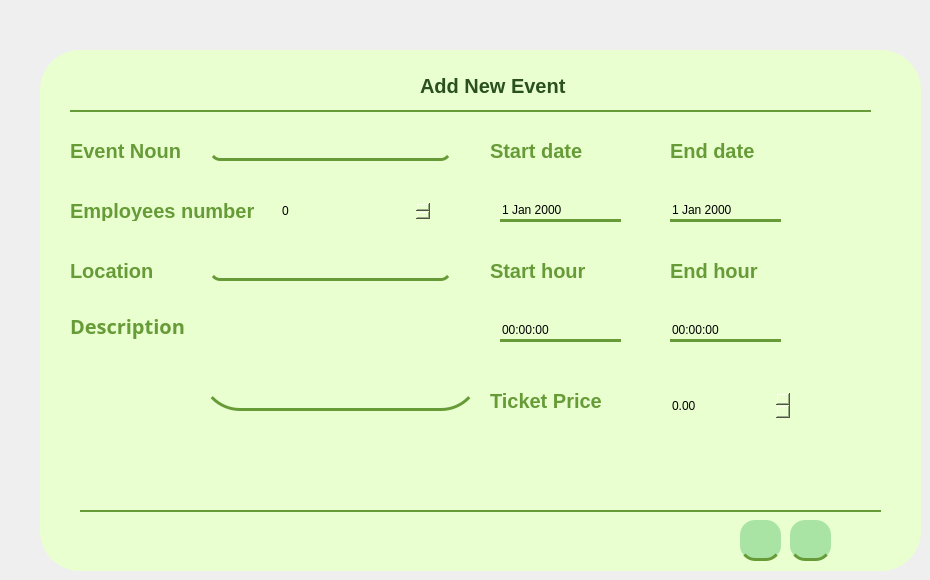
        <widget class="QWidget" name="page_20">
         <widget class="QWidget" name="widget_10" native="true">
          <property name="geometry">
           <rect>
            <x>40</x>
            <y>50</y>
            <width>881</width>
            <height>521</height>
           </rect>
          </property>
          <property name="styleSheet">
           <string notr="true">QWidget
{background-color:#E9FFD0;
border-radius: 40px;}</string>
          </property>
          <widget class="QLabel" name="description_ev">
           <property name="geometry">
            <rect>
             <x>30</x>
             <y>250</y>
             <width>171</width>
             <height>51</height>
            </rect>
           </property>
           <property name="font">
            <font>
             <family>Athiti</family>
             <pointsize>-1</pointsize>
             <weight>87</weight>
             <italic>false</italic>
             <bold>true</bold>
            </font>
           </property>
           <property name="styleSheet">
            <string notr="true">color: rgb(102, 155, 55);
font-family: 'Athiti';
font-style: normal;
font-weight: 700;
font-size: 20px;
background-color: none;</string>
           </property>
           <property name="text">
            <string>Description</string>
           </property>
          </widget>
          <widget class="QLineEdit" name="event_noun">
           <property name="geometry">
            <rect>
             <x>170</x>
             <y>80</y>
             <width>241</width>
             <height>31</height>
            </rect>
           </property>
           <property name="styleSheet">
            <string notr="true">QLineEdit
{
   border-bottom-color: rgb(170, 0, 0);
border:none;
background-color: rgba(247, 188, 85, 0);
border-bottom:3px solid #669B37;
    border-radius: 10px;
  
}</string>
           </property>
          </widget>
          <widget class="QPushButton" name="add_event">
           <property name="geometry">
            <rect>
             <x>750</x>
             <y>470</y>
             <width>41</width>
             <height>41</height>
            </rect>
           </property>
           <property name="styleSheet">
            <string notr="true">QPushButton{/* Rectangle 9 */

position: absolute;
width: 1200px;
height: 649px;

background: #A9E4A4;
border: none;

/* Events */

position: absolute;
width: 63px;
height: 32px;

font-family: 'Athiti';
font-style: normal;
font-weight: 700;
font-size: 20px;
line-height: 32px;
/* identical to box height */
text-align: center;

color: #2A501F;
border-radius:15px;
border-bottom:3px solid #669B37;
}

QPushButton:hover{
position: absolute;
width: 185px;
height: 56px;

background: #8BD086;
box-shadow: 0px 4px 4px rgba(0, 0, 0, 0.25);
}</string>
           </property>
           <property name="text">
            <string/>
           </property>
           <property name="icon">
            <iconset resource="resources.qrc">
             <normaloff>:/images/images/save.png</normaloff>:/images/images/save.png</iconset>
           </property>
           <property name="iconSize">
            <size>
             <width>20</width>
             <height>20</height>
            </size>
           </property>
          </widget>
          <widget class="QPushButton" name="clear">
           <property name="geometry">
            <rect>
             <x>700</x>
             <y>470</y>
             <width>41</width>
             <height>41</height>
            </rect>
           </property>
           <property name="styleSheet">
            <string notr="true">QPushButton{/* Rectangle 9 */

position: absolute;
width: 1200px;
height: 649px;

background: #A9E4A4;
border: none;

/* Events */

position: absolute;
width: 63px;
height: 32px;

font-family: 'Athiti';
font-style: normal;
font-weight: 700;
font-size: 20px;
line-height: 32px;
/* identical to box height */
text-align: center;

color: #2A501F;
border-radius:15px;
border-bottom:3px solid #669B37;
}

QPushButton:hover{
position: absolute;
width: 185px;
height: 56px;

background: #8BD086;
box-shadow: 0px 4px 4px rgba(0, 0, 0, 0.25);
}</string>
           </property>
           <property name="text">
            <string/>
           </property>
           <property name="icon">
            <iconset resource="resources.qrc">
             <normaloff>:/images/images/clear.png</normaloff>:/images/images/clear.png</iconset>
           </property>
           <property name="iconSize">
            <size>
             <width>30</width>
             <height>30</height>
            </size>
           </property>
          </widget>
          <widget class="QLabel" name="Nom">
           <property name="geometry">
            <rect>
             <x>30</x>
             <y>90</y>
             <width>121</width>
             <height>21</height>
            </rect>
           </property>
           <property name="styleSheet">
            <string notr="true">color: rgb(102, 155, 55);
font-family: 'Athiti';
font-style: normal;
font-weight: 700;
font-size: 20px;
background-color: none;</string>
           </property>
           <property name="text">
            <string>Event Noun</string>
           </property>
          </widget>
          <widget class="QLabel" name="Nb_Emp">
           <property name="geometry">
            <rect>
             <x>30</x>
             <y>150</y>
             <width>211</width>
             <height>21</height>
            </rect>
           </property>
           <property name="styleSheet">
            <string notr="true">color: rgb(102, 155, 55);
font-family: 'Athiti';
font-style: normal;
font-weight: 700;
font-size: 20px;
background-color: none;</string>
           </property>
           <property name="text">
            <string>Employees number</string>
           </property>
          </widget>
          <widget class="QLabel" name="lieux">
           <property name="geometry">
            <rect>
             <x>30</x>
             <y>210</y>
             <width>101</width>
             <height>21</height>
            </rect>
           </property>
           <property name="styleSheet">
            <string notr="true">color: rgb(102, 155, 55);
font-family: 'Athiti';
font-style: normal;
font-weight: 700;
font-size: 20px;
background-color: none;</string>
           </property>
           <property name="text">
            <string>Location</string>
           </property>
          </widget>
          <widget class="QLabel" name="heure_debut">
           <property name="geometry">
            <rect>
             <x>450</x>
             <y>210</y>
             <width>101</width>
             <height>21</height>
            </rect>
           </property>
           <property name="styleSheet">
            <string notr="true">color: rgb(102, 155, 55);
font-family: 'Athiti';
font-style: normal;
font-weight: 700;
font-size: 20px;
background-color: none;</string>
           </property>
           <property name="text">
            <string>Start hour :</string>
           </property>
          </widget>
          <widget class="QLabel" name="date_fin">
           <property name="geometry">
            <rect>
             <x>630</x>
             <y>90</y>
             <width>101</width>
             <height>21</height>
            </rect>
           </property>
           <property name="styleSheet">
            <string notr="true">color: rgb(102, 155, 55);
font-family: 'Athiti';
font-style: normal;
font-weight: 700;
font-size: 20px;
background-color: none;</string>
           </property>
           <property name="text">
            <string>End date  </string>
           </property>
          </widget>
          <widget class="QLabel" name="date_debut">
           <property name="geometry">
            <rect>
             <x>450</x>
             <y>90</y>
             <width>111</width>
             <height>21</height>
            </rect>
           </property>
           <property name="styleSheet">
            <string notr="true">color: rgb(102, 155, 55);
font-family: 'Athiti';
font-style: normal;
font-weight: 700;
font-size: 20px;
background-color: none;</string>
           </property>
           <property name="text">
            <string>Start date  </string>
           </property>
          </widget>
          <widget class="QLabel" name="label_59">
           <property name="geometry">
            <rect>
             <x>380</x>
             <y>20</y>
             <width>191</width>
             <height>31</height>
            </rect>
           </property>
           <property name="styleSheet">
            <string notr="true">color: #2A501F;
font-family: 'Athiti';
font-style: normal;
font-weight: 700;
font-size: 20px;
background-color: none;</string>
           </property>
           <property name="text">
            <string>Add New Event</string>
           </property>
          </widget>
          <widget class="QLabel" name="label_product_11">
           <property name="geometry">
            <rect>
             <x>340</x>
             <y>20</y>
             <width>31</width>
             <height>31</height>
            </rect>
           </property>
           <property name="font">
            <font>
             <family>Athiti</family>
             <weight>75</weight>
             <italic>false</italic>
             <bold>true</bold>
            </font>
           </property>
           <property name="layoutDirection">
            <enum>Qt::LeftToRight</enum>
           </property>
           <property name="styleSheet">
            <string notr="true">#label {

font-family: 'Athiti';
font-style: normal;
font-weight: 700;
font-size: 20px;
line-height: 32px;
/* identical to box height */
text-align: center;

color: #2A501F;}</string>
           </property>
           <property name="text">
            <string/>
           </property>
           <property name="pixmap">
            <pixmap resource="resources.qrc">:/images/images/ajout.png</pixmap>
           </property>
           <property name="scaledContents">
            <bool>true</bool>
           </property>
          </widget>
          <widget class="Line" name="line_18">
           <property name="geometry">
            <rect>
             <x>30</x>
             <y>60</y>
             <width>801</width>
             <height>2</height>
            </rect>
           </property>
           <property name="styleSheet">
            <string notr="true">background-color:#669B37;
border-width: 1px;
border: 2px solid #669B37;
</string>
           </property>
           <property name="orientation">
            <enum>Qt::Horizontal</enum>
           </property>
          </widget>
          <widget class="Line" name="line_19">
           <property name="geometry">
            <rect>
             <x>40</x>
             <y>460</y>
             <width>801</width>
             <height>2</height>
            </rect>
           </property>
           <property name="styleSheet">
            <string notr="true">background-color:#669B37;
border-width: 1px;
border: 2px solid #669B37;
</string>
           </property>
           <property name="orientation">
            <enum>Qt::Horizontal</enum>
           </property>
          </widget>
          <widget class="QLabel" name="heure_fin">
           <property name="geometry">
            <rect>
             <x>630</x>
             <y>210</y>
             <width>101</width>
             <height>21</height>
            </rect>
           </property>
           <property name="styleSheet">
            <string notr="true">color: rgb(102, 155, 55);
font-family: 'Athiti';
font-style: normal;
font-weight: 700;
font-size: 20px;
background-color: none;</string>
           </property>
           <property name="text">
            <string>End hour</string>
           </property>
          </widget>
          <widget class="QLabel" name="price">
           <property name="geometry">
            <rect>
             <x>450</x>
             <y>340</y>
             <width>121</width>
             <height>21</height>
            </rect>
           </property>
           <property name="styleSheet">
            <string notr="true">color: rgb(102, 155, 55);
font-family: 'Athiti';
font-style: normal;
font-weight: 700;
font-size: 20px;
background-color: none;</string>
           </property>
           <property name="text">
            <string>Ticket Price</string>
           </property>
          </widget>
          <widget class="QDoubleSpinBox" name="price_tick">
           <property name="geometry">
            <rect>
             <x>630</x>
             <y>340</y>
             <width>121</width>
             <height>31</height>
            </rect>
           </property>
          </widget>
          <widget class="QDateEdit" name="start_d">
           <property name="geometry">
            <rect>
             <x>460</x>
             <y>150</y>
             <width>121</width>
             <height>22</height>
            </rect>
           </property>
           <property name="styleSheet">
            <string notr="true">QDateEdit
{
border:none;
background-color: rgba(247, 188, 85, 0);
border-bottom:3px solid #669B37;
}</string>
           </property>
          </widget>
          <widget class="QDateEdit" name="end_d">
           <property name="geometry">
            <rect>
             <x>630</x>
             <y>150</y>
             <width>111</width>
             <height>22</height>
            </rect>
           </property>
           <property name="styleSheet">
            <string notr="true">QDateEdit
{
border:none;
background-color: rgba(247, 188, 85, 0);
border-bottom:3px solid #669B37;
}
</string>
           </property>
          </widget>
          <widget class="QTimeEdit" name="start_h">
           <property name="geometry">
            <rect>
             <x>460</x>
             <y>270</y>
             <width>121</width>
             <height>22</height>
            </rect>
           </property>
           <property name="styleSheet">
            <string notr="true">QTimeEdit
{
border:none;
background-color: rgba(247, 188, 85, 0);
border-bottom:3px solid #669B37;
}</string>
           </property>
          </widget>
          <widget class="QTimeEdit" name="end_h">
           <property name="geometry">
            <rect>
             <x>630</x>
             <y>270</y>
             <width>111</width>
             <height>22</height>
            </rect>
           </property>
           <property name="styleSheet">
            <string notr="true">QTimeEdit
{
border:none;
background-color: rgba(247, 188, 85, 0);
border-bottom:3px solid #669B37;
}</string>
           </property>
          </widget>
          <widget class="QTextEdit" name="description">
           <property name="geometry">
            <rect>
             <x>160</x>
             <y>260</y>
             <width>281</width>
             <height>101</height>
            </rect>
           </property>
           <property name="styleSheet">
            <string notr="true">QTextEdit

{
border-bottom-color: rgb(170, 0, 0);
border:none;
background-color: rgba(247, 188, 85, 0);
border-bottom:3px solid #669B37;
}</string>
           </property>
          </widget>
          <widget class="QSpinBox" name="nb_employee">
           <property name="geometry">
            <rect>
             <x>240</x>
             <y>150</y>
             <width>151</width>
             <height>22</height>
            </rect>
           </property>
          </widget>
          <widget class="QLineEdit" name="location">
           <property name="geometry">
            <rect>
             <x>170</x>
             <y>200</y>
             <width>241</width>
             <height>31</height>
            </rect>
           </property>
           <property name="styleSheet">
            <string notr="true">QLineEdit
{
  border-bottom-color: rgb(170, 0, 0);
border:none;
background-color: rgba(247, 188, 85, 0);
border-bottom:3px solid #669B37;
  border-radius: 10px;
}</string>
           </property>
          </widget>
         </widget>
        </widget>
